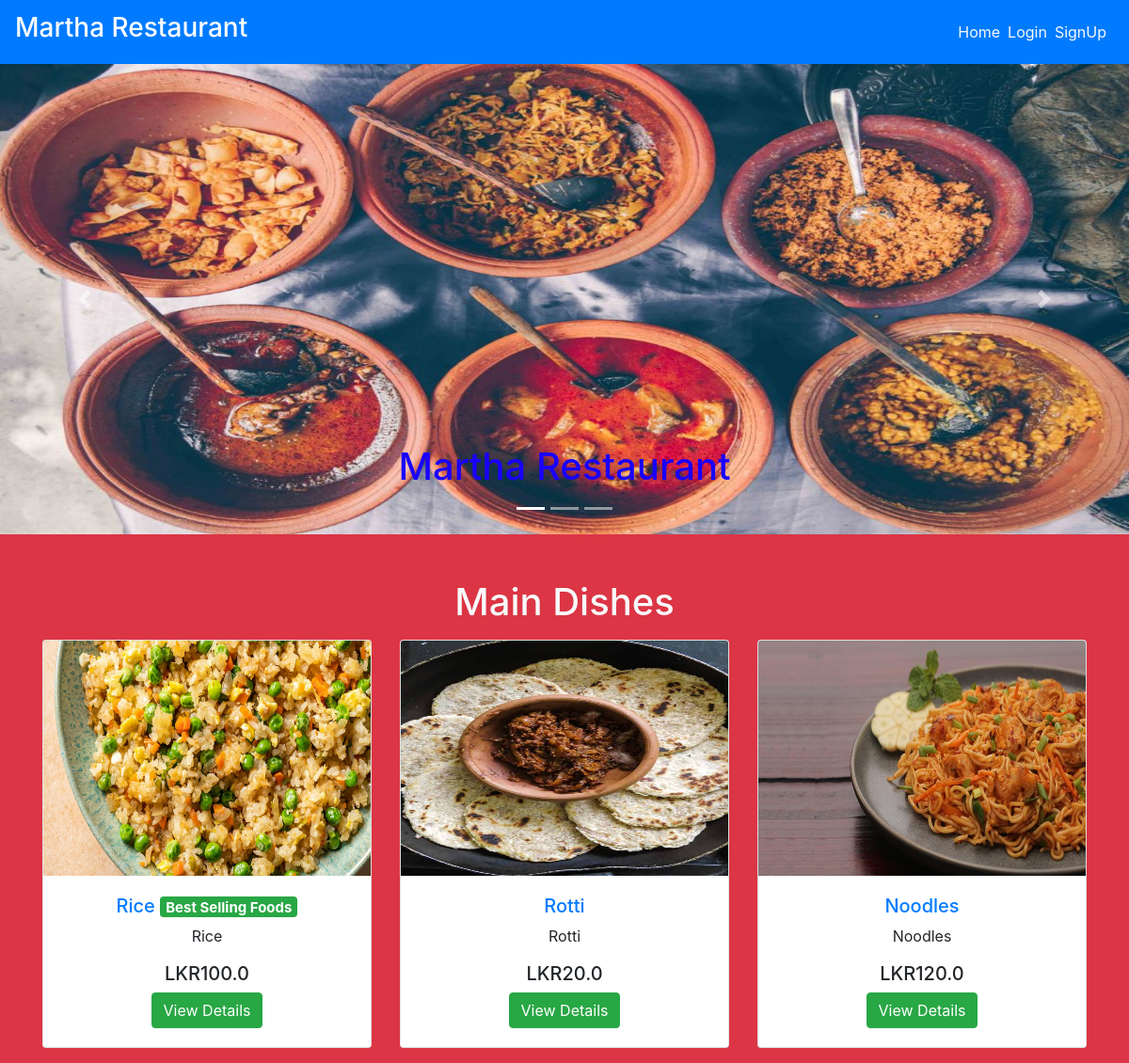
The page / on the database its author committed.
### main/models.py (models this page shows, shortened)
class Item(models.Model):
    LABELS = (
        ('Best Selling Foods', 'Best Selling Foods'),
        ('New Food', 'New Food'),
        ('Spicy Foods🔥', 'Spicy Foods🔥'),
    )
    LABEL_COLOUR = (
        ('danger', 'danger'),
        ('success', 'success'),
        ('primary', 'primary'),
        ('info', 'info'),
        ('warning', 'warning'),
    )
    title = models.CharField(max_length=150)
    description = models.CharField(max_length=250,blank=True)
    price = models.FloatField()
    pieces = models.IntegerField(default=6)
    instructions = models.CharField(max_length=250,default="Available")
    image = models.ImageField(default='default.png', upload_to='images/')
    labels = models.CharField(max_length=25, choices=LABELS, blank=True)
    label_colour = models.CharField(max_length=15, choices=LABEL_COLOUR, blank=True)
    slug = models.SlugField(default="foods")
    created_by = models.ForeignKey(User, on_delete=models.CASCADE)

### main/views.py (the view)
# urls.py: path('', MenuListView.as_view(), name='home'),
class MenuListView(ListView):
    model = Item
    template_name = 'main/home.html'
    queryset = Item.objects.filter(label_colour='success')
    context_object_name = 'menu_items'

### main/templates/main/home.html (shortened to what this page needs)
{% extends "main/layout.html" %}
{% block content %}
  <div class="home bg-danger">
    <div id="carouselExampleCaptions" class="carousel slide mb-5" data-ride="carousel" style="height: 500px;">
        <ol class="carousel-indicators">
          <li data-target="#carouselExampleCaptions" data-slide-to="0" class="active"></li>
          <li data-target="#carouselExampleCaptions" data-slide-to="1"></li>
          <li data-target="#carouselExampleCaptions" data-slide-to="2"></li>
        </ol>
        <div class="carousel-inner">
          <div class="carousel-item active">
            <img src="../media/garantisado.jpg" class="d-block w-100" alt="sushi1" height="500px">
            <div class="carousel-caption d-none d-md-block text-dark">
              <h1 style="color: rgb(25, 0, 255)">Martha Restaurant</h1>
            </div>
          </div>
        </div>
        <a class="carousel-control-prev" href="#carouselExampleCaptions" role="button" data-slide="prev">
          <span class="carousel-control-prev-icon" aria-hidden="true"></span>
        </a>
        <a class="carousel-control-next" href="#carouselExampleCaptions" role="button" data-slide="next">
          <span class="carousel-control-next-icon" aria-hidden="true"></span>
        </a>
    </div>
    <div class="container">
      <h1 class="text-center text-light mb-3">Main Dishes</h1>
      <div class="row">
        {% for item in menu_items %}
            <div class="col-sm-4">
                <div class="card mb-3" style="height: fit-content; overflow: auto;">
                  <img src="{{ item.image.url }}" style="height: 250px;">
                    <div class="card-body text-center">
                      <h5 class="text-center"><a href="{% url 'main:dishes' item.slug %}">{{ item.title }} </a><span class="badge badge-{{ item.label_colour }}">{{ item.labels }}</span></h5>
                      <p class="text-center">{{ item.description }}</p>
                      <h5 class="text-center">LKR{{ item.price }}</h5>
                      <a href="{% url 'main:dishes' item.slug %}" class="btn btn-success">View Details</a>
                    </div>
                </div>
            </div>
        {% endfor %}
      </div>
    </div>
  </div>
{% endblock content %}

### main/templates/main/layout.html (shortened to what this page needs)
{% load get_group %}
{% load static %}
<!DOCTYPE html>
<html lang="en">
<head>
    <link rel="stylesheet" href="https://maxcdn.bootstrapcdn.com/bootstrap/4.0.0/css/bootstrap.min.css">
    <link rel="stylesheet" type="text/css" href="{% static 'main/styles.css' %}">
</head>
<body>
    <nav class="navbar navbar-expand-lg navbar-dark bg-primary">
        <a class="navbar-brand" href="/"><h3>Martha Restaurant</h3></a>
        <div class="collapse navbar-collapse" id="navbarNav">
            <ul class="navbar-nav ml-auto">
                    <li><a href="{% url 'main:home' %}" class="mr-2 text-light">Home</a></li>
                {% if user.is_authenticated %}
                    {% if request.user|has_group:"admin_owner" %}
                        <li><a href="{% url 'main:admin_dashboard' %}" class="mr-2 text-light">DashBoard</a></li>
                        <li>
                            <form class="logout-link" action="{% url 'accounts:logout' %}" method="post">
                                {% csrf_token %}
                                <button type="submit" class="mr-2">Logout</button>
                            </form>
                        </li>
                    {% else %}
                        <li><a href="{% url 'main:cart' %}" class="mr-2 text-light">Orders🛒</a></li>
                        <li><a href="{% url 'main:order_details' %}" class="mr-2 text-light">Confimed Orders</a></li>
                        <li>
                            <form class="logout-link" action="{% url 'accounts:logout' %}" method="post">
                                {% csrf_token %}
                                <button type="submit" class="mr-2">Logout</button>
                            </form>
                        </li>
                    {% endif %}
                {% else %}
                    <li><a href="{% url 'accounts:login' %}" class="mr-2 text-light">Login</a></li>
                    <li><a href="{% url 'accounts:signup' %}" class="mr-2 text-light">SignUp</a></li>
                {% endif %}
            </ul>
        </div>
    </nav>
    <main role="main">
        {% block content %}{% endblock %}
    </main>

### rows shown on the page
Item: image (picture), title "Rice", labels "Best Selling Foods", description "Rice", price "100.0"
Item: image (picture), title "Rotti", description "Rotti", price "20.0"
Item: image (picture), title "Noodles", description "Noodles", price "120.0"
